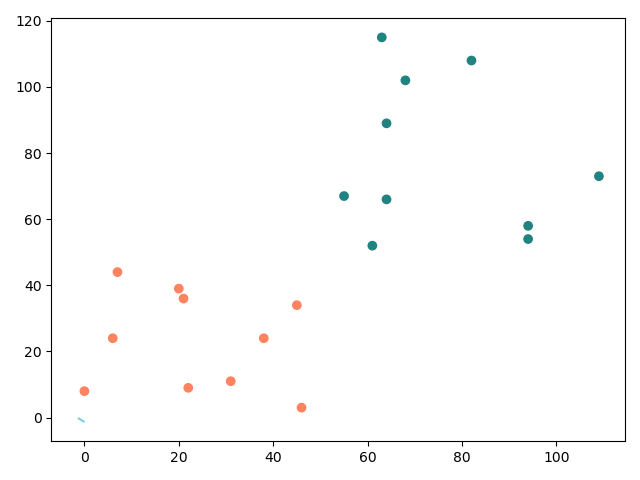

Reproduce this figure in Python.
import math
import numpy as np
from functools import reduce
import matplotlib.pyplot as plt

COLORS = [
    "#D81159", "#218380", "#FBB13C",
    "#73D2DE", "#5E5768", "#548C2F",
    "#1D4E89", "#8F95D3", "#BCC4DB",
    "#023436", "#5D2A42", "#FF8360"
]

SEGMENTS = [
    [50, 120],
    [0, 50]
]
GRADIEN_STEP = 0.01
STEP_AMOUNT = 1000
AMOUNT = 10
X_ORD = 0
Y_ORD = 1

def normalize(data):
    normalized = []
    max_x = max(map(lambda _: _[X_ORD], data))
    max_y = max(map(lambda _: _[Y_ORD], data))
    for i in range(len(data)):
        normalized.append([data[i][X_ORD] / max_x, data[i][Y_ORD] / max_y])
    return normalized


def distance(vec1, vec2):
    return vector_len(map(lambda x, y: x - y, vec1, vec2))


def vector_len(vec):
    return math.sqrt(sum(map(lambda a: a * a, vec)))


def calc_margin(vec1, vec2):
    return sum(map(lambda x, y: x * y, vec1, vec2))


def sum_vectors(vec1, vec2):
    return list(map(lambda a, b: a + b, vec1, vec2))


def multiply_vector(vec, value):
    return list(map(lambda a: a * value, vec))


def normal_vector(arr_points):
    return reduce(lambda p, n: sum_vectors(p, n), arr_points, [1, 1])


if __name__ == "__main__":
    data = []
    for i in range(len(SEGMENTS)):
        temp = np.random.randint(SEGMENTS[i][X_ORD], SEGMENTS[i][Y_ORD], size=(AMOUNT, 2)).tolist()
        data += temp
        for point in temp: point.append((-1) ** i)
    marks = np.array(list(map(lambda x: x[-1], data)))
    raw_data = np.array(list(map(lambda x: x[0:-1], data)))

    vector = np.zeros((len(raw_data), 2))
    data = np.array(data)
    prod = np.zeros(len(data))
    epoch = 1

    while (epoch < 10000):
        y = vector * raw_data
        prod = (y[:, 0] + y[:, 1]) * marks
        for val in range(len(prod)):
            if (prod[val] >= 1):
                vector = vector - GRADIEN_STEP * (vector / STEP_AMOUNT)
            else:
                vector = vector + GRADIEN_STEP * (raw_data[val] * marks[val] - vector / STEP_AMOUNT)
        epoch += 1
    vector = list(vector[0])
    vector.append(vector_len(vector))

    plt.scatter(raw_data[:, 0], raw_data[:, 1], c=[COLORS[y] for y in marks])
    plt.plot([0, -vector[2] / vector[0]], [-vector[2] / vector[1], 0], '--', c=COLORS[3])
    plt.show()
